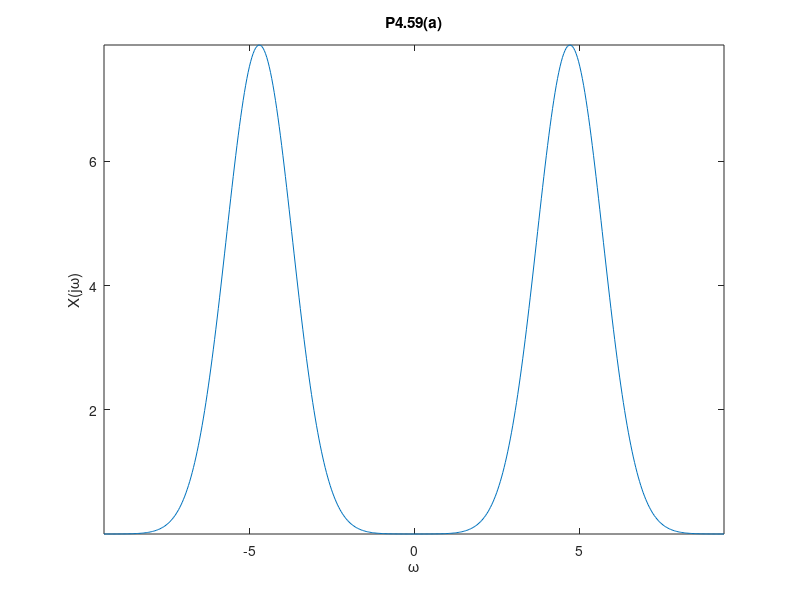
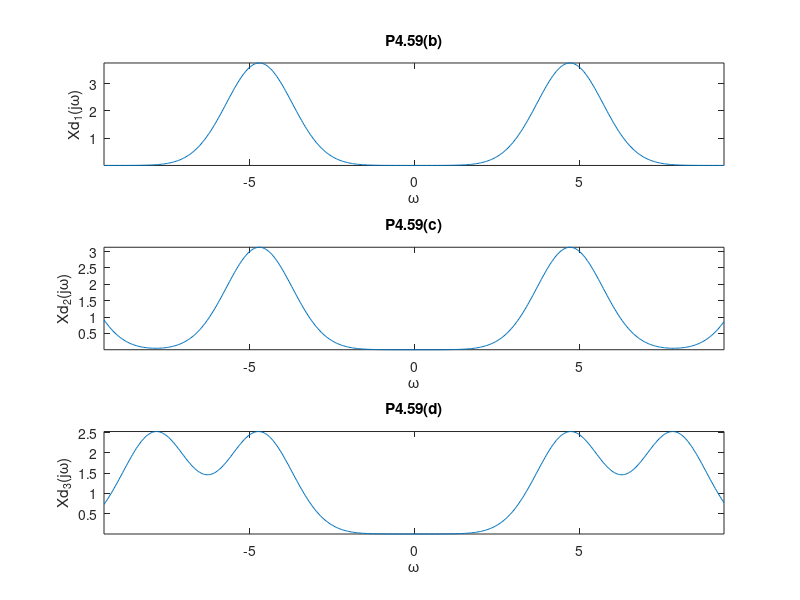

Write MATLAB code to recreate these figures, in order.
 %% PROBLEM 4.59 : 
 %% ============== 

 %% Part (a) : 
 %% ========== 

 W=[-3*pi:6*pi/500:3*pi-6*pi/500]; 
 X=sqrt(2*pi^3)*( exp(-(W-3*pi/2).^2/2) + exp(-(W+3*pi/2).^2/2) ); 

 figure(1)  
 plot(W,abs(X)),title('P4.59(a)'),xlabel('\omega'),ylabel('X(j\omega)'),axis tight 
 print P4_59_1.eps

 %% Part (b) : 
 %% ========== 
 T=1/3; 
 Xd1=1*ones(1,length(W)); 
 for n=1:25 
   Xd1=Xd1+2*cos(3*pi*n*T/2)*exp(-(n*T)^2/2)*cos(W*n*T); 
 end 

 figure(2)
 subplot(3,1,1) 
 plot(W,abs(Xd1)),title('P4.59(b)'),xlabel('\omega'),ylabel('Xd_1(j\omega)'),axis tight 

 


 %% Part (c) : 
 %% ========== 
 T=2/5; 
 Xd2=1*ones(1,length(W)); 
 for n=1:25 
   Xd2=Xd2+2*cos(3*pi*n*T/2)*exp(-(n*T)^2/2)*cos(W*n*T); 
 end 

 figure(2) 
 subplot(3,1,2) 
 plot(W,abs(Xd2)),title('P4.59(c)'),xlabel('\omega'),ylabel('Xd_2(j\omega)'),axis tight 


 %% Part (d) : 
 %% ========== 
 T=1/2; 
 Xd3=1*ones(1,length(W)); 
 for n=1:25 
   Xd3=Xd3+2*cos(3*pi*n*T/2)*exp(-(n*T)^2/2)*cos(W*n*T); 
 end 

 subplot(3,1,3) 
 plot(W,abs(Xd3)),title('P4.59(d)'),xlabel('\omega'),ylabel('Xd_3(j\omega)'),axis tight 

 print P4_59_2.eps 